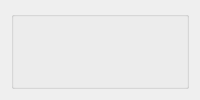
      <widget class="QWidget" name="widget_2" native="true">
       <property name="sizePolicy">
        <sizepolicy hsizetype="Expanding" vsizetype="Preferred">
         <horstretch>3</horstretch>
         <verstretch>0</verstretch>
        </sizepolicy>
       </property>
       <layout class="QHBoxLayout" name="horizontalLayout_5">
        <item>
         <widget class="QGroupBox" name="gear_groupBox">
          <property name="sizePolicy">
           <sizepolicy hsizetype="Preferred" vsizetype="Expanding">
            <horstretch>0</horstretch>
            <verstretch>8</verstretch>
           </sizepolicy>
          </property>
          <property name="font">
           <font>
            <family>楷体</family>
           </font>
          </property>
          <property name="autoFillBackground">
           <bool>false</bool>
          </property>
          <property name="styleSheet">
           <string notr="true"/>
          </property>
          <property name="title">
           <string/>
          </property>
          <property name="alignment">
           <set>Qt::AlignCenter</set>
          </property>
          <layout class="QHBoxLayout" name="horizontalLayout_4">
           <item>
            <widget class="GaugeCar" name="gaugeCar"/>
           </item>
           <item>
            <widget class="GaugePlane" name="gaugePlane"/>
           </item>
           <item>
            <widget class="GaugeCompassPan" name="gaugeCompassPan"/>
           </item>
          </layout>
         </widget>
        </item>
       </layout>
      </widget>
